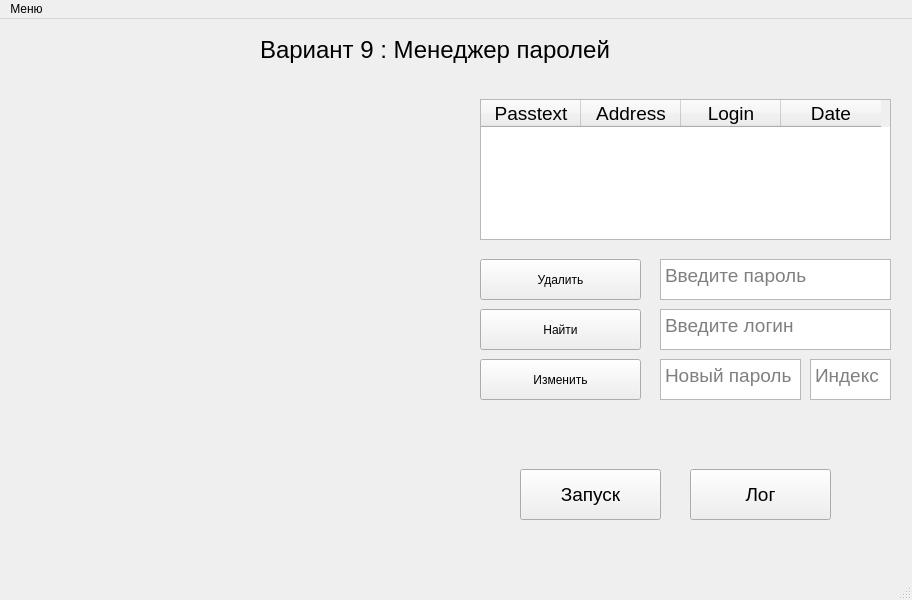
<?xml version="1.0" encoding="UTF-8"?>
<ui version="4.0">
 <class>MainWindow</class>
 <widget class="QMainWindow" name="MainWindow">
  <property name="geometry">
   <rect>
    <x>0</x>
    <y>0</y>
    <width>912</width>
    <height>600</height>
   </rect>
  </property>
  <property name="windowTitle">
   <string>MainWindow</string>
  </property>
  <widget class="QWidget" name="centralwidget">
   <widget class="QLabel" name="lblName">
    <property name="geometry">
     <rect>
      <x>260</x>
      <y>10</y>
      <width>361</width>
      <height>41</height>
     </rect>
    </property>
    <property name="font">
     <font>
      <pointsize>18</pointsize>
     </font>
    </property>
    <property name="text">
     <string>Вариант 9 : Менеджер паролей </string>
    </property>
   </widget>
   <widget class="QPushButton" name="btnRun">
    <property name="geometry">
     <rect>
      <x>520</x>
      <y>450</y>
      <width>141</width>
      <height>51</height>
     </rect>
    </property>
    <property name="font">
     <font>
      <pointsize>14</pointsize>
     </font>
    </property>
    <property name="text">
     <string>Запуск</string>
    </property>
   </widget>
   <widget class="QPushButton" name="btnLog">
    <property name="geometry">
     <rect>
      <x>690</x>
      <y>450</y>
      <width>141</width>
      <height>51</height>
     </rect>
    </property>
    <property name="font">
     <font>
      <pointsize>14</pointsize>
     </font>
    </property>
    <property name="text">
     <string>Лог</string>
    </property>
   </widget>
   <widget class="QTableWidget" name="tablePassword">
    <property name="geometry">
     <rect>
      <x>480</x>
      <y>80</y>
      <width>411</width>
      <height>141</height>
     </rect>
    </property>
    <column>
     <property name="text">
      <string>Passtext</string>
     </property>
     <property name="font">
      <font>
       <pointsize>14</pointsize>
      </font>
     </property>
    </column>
    <column>
     <property name="text">
      <string>Address</string>
     </property>
     <property name="font">
      <font>
       <pointsize>14</pointsize>
      </font>
     </property>
    </column>
    <column>
     <property name="text">
      <string>Login</string>
     </property>
     <property name="font">
      <font>
       <pointsize>14</pointsize>
      </font>
     </property>
    </column>
    <column>
     <property name="text">
      <string>Date</string>
     </property>
     <property name="font">
      <font>
       <pointsize>14</pointsize>
      </font>
     </property>
    </column>
   </widget>
   <widget class="QTextEdit" name="txtRemove">
    <property name="geometry">
     <rect>
      <x>660</x>
      <y>240</y>
      <width>231</width>
      <height>41</height>
     </rect>
    </property>
    <property name="font">
     <font>
      <pointsize>14</pointsize>
     </font>
    </property>
    <property name="placeholderText">
     <string>Введите пароль</string>
    </property>
   </widget>
   <widget class="QWidget" name="gridLayoutWidget">
    <property name="geometry">
     <rect>
      <x>20</x>
      <y>80</y>
      <width>411</width>
      <height>421</height>
     </rect>
    </property>
    <layout class="QGridLayout" name="gridLayout"/>
   </widget>
   <widget class="QPushButton" name="btnRemove">
    <property name="geometry">
     <rect>
      <x>480</x>
      <y>240</y>
      <width>161</width>
      <height>41</height>
     </rect>
    </property>
    <property name="text">
     <string>Удалить</string>
    </property>
   </widget>
   <widget class="QPushButton" name="btnFind">
    <property name="geometry">
     <rect>
      <x>480</x>
      <y>290</y>
      <width>161</width>
      <height>41</height>
     </rect>
    </property>
    <property name="text">
     <string>Найти</string>
    </property>
   </widget>
   <widget class="QTextEdit" name="txtFind">
    <property name="geometry">
     <rect>
      <x>660</x>
      <y>290</y>
      <width>231</width>
      <height>41</height>
     </rect>
    </property>
    <property name="font">
     <font>
      <pointsize>14</pointsize>
     </font>
    </property>
    <property name="placeholderText">
     <string>Введите логин</string>
    </property>
   </widget>
   <widget class="QPushButton" name="btnChange">
    <property name="geometry">
     <rect>
      <x>480</x>
      <y>340</y>
      <width>161</width>
      <height>41</height>
     </rect>
    </property>
    <property name="text">
     <string>Изменить</string>
    </property>
   </widget>
   <widget class="QTextEdit" name="txtNewPass">
    <property name="geometry">
     <rect>
      <x>660</x>
      <y>340</y>
      <width>141</width>
      <height>41</height>
     </rect>
    </property>
    <property name="font">
     <font>
      <pointsize>14</pointsize>
     </font>
    </property>
    <property name="placeholderText">
     <string>Новый пароль</string>
    </property>
   </widget>
   <widget class="QTextEdit" name="txtIndex">
    <property name="geometry">
     <rect>
      <x>810</x>
      <y>340</y>
      <width>81</width>
      <height>41</height>
     </rect>
    </property>
    <property name="font">
     <font>
      <pointsize>14</pointsize>
     </font>
    </property>
    <property name="placeholderText">
     <string>Индекс</string>
    </property>
   </widget>
  </widget>
  <widget class="QMenuBar" name="menubar">
   <property name="geometry">
    <rect>
     <x>0</x>
     <y>0</y>
     <width>912</width>
     <height>22</height>
    </rect>
   </property>
   <widget class="QMenu" name="menu">
    <property name="title">
     <string>Меню</string>
    </property>
    <addaction name="actionAdd"/>
   </widget>
   <addaction name="menu"/>
  </widget>
  <widget class="QStatusBar" name="statusbar"/>
  <action name="actionAdd">
   <property name="text">
    <string>Добавить </string>
   </property>
  </action>
 </widget>
 <resources/>
 <connections/>
</ui>
